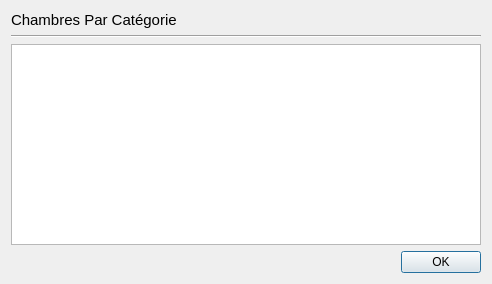
<?xml version="1.0" encoding="UTF-8"?>
<ui version="4.0">
 <class>roomsPerCat</class>
 <widget class="QDialog" name="roomsPerCat">
  <property name="geometry">
   <rect>
    <x>0</x>
    <y>0</y>
    <width>492</width>
    <height>284</height>
   </rect>
  </property>
  <property name="windowTitle">
   <string>Rooms Per Category</string>
  </property>
  <layout class="QGridLayout" name="gridLayout">
   <item row="0" column="0">
    <widget class="QLabel" name="label">
     <property name="text">
      <string>&lt;!DOCTYPE HTML PUBLIC &quot;-//W3C//DTD HTML 4.0//EN&quot; &quot;http://www.w3.org/TR/REC-html40/strict.dtd&quot;&gt;
&lt;html&gt;&lt;head&gt;&lt;meta name=&quot;qrichtext&quot; content=&quot;1&quot; /&gt;&lt;style type=&quot;text/css&quot;&gt;
p, li { white-space: pre-wrap; }
&lt;/style&gt;&lt;/head&gt;&lt;body style=&quot; font-family:'Lucida Grande'; font-size:13pt; font-weight:400; font-style:normal;&quot;&gt;
&lt;p style=&quot; margin-top:0px; margin-bottom:0px; margin-left:0px; margin-right:0px; -qt-block-indent:0; text-indent:0px;&quot;&gt;&lt;span style=&quot; font-family:'Ubuntu'; font-size:11pt;&quot;&gt;Chambres Par Catégorie&lt;/span&gt;&lt;/p&gt;&lt;/body&gt;&lt;/html&gt;</string>
     </property>
    </widget>
   </item>
   <item row="1" column="0">
    <widget class="Line" name="line">
     <property name="orientation">
      <enum>Qt::Horizontal</enum>
     </property>
    </widget>
   </item>
   <item row="2" column="0">
    <widget class="QTableWidget" name="cat">
     <property name="editTriggers">
      <set>QAbstractItemView::NoEditTriggers</set>
     </property>
     <property name="gridStyle">
      <enum>Qt::SolidLine</enum>
     </property>
     <property name="sortingEnabled">
      <bool>false</bool>
     </property>
     <property name="wordWrap">
      <bool>true</bool>
     </property>
     <property name="cornerButtonEnabled">
      <bool>true</bool>
     </property>
     <attribute name="horizontalHeaderVisible">
      <bool>true</bool>
     </attribute>
     <attribute name="horizontalHeaderCascadingSectionResizes">
      <bool>true</bool>
     </attribute>
     <attribute name="horizontalHeaderDefaultSectionSize">
      <number>113</number>
     </attribute>
     <attribute name="horizontalHeaderStretchLastSection">
      <bool>true</bool>
     </attribute>
    </widget>
   </item>
   <item row="3" column="0">
    <layout class="QHBoxLayout" name="horizontalLayout">
     <item>
      <spacer name="horizontalSpacer">
       <property name="orientation">
        <enum>Qt::Horizontal</enum>
       </property>
       <property name="sizeHint" stdset="0">
        <size>
         <width>40</width>
         <height>20</height>
        </size>
       </property>
      </spacer>
     </item>
     <item>
      <widget class="QPushButton" name="ok">
       <property name="text">
        <string>OK</string>
       </property>
      </widget>
     </item>
    </layout>
   </item>
  </layout>
 </widget>
 <resources/>
 <connections/>
</ui>
